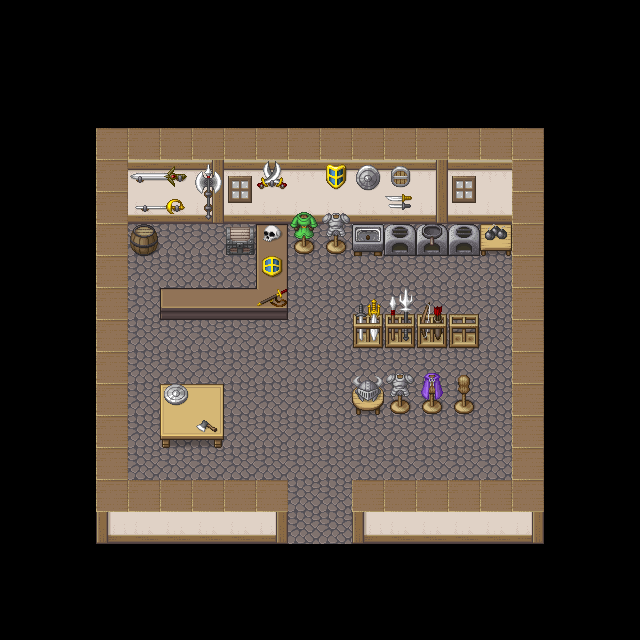

Tiled map render using the project's own tile images. Description and the map definition, with tile-layer contents summarised, below:
An orthogonal 20x20 tile map with 32x32 px tiles, 3 tile layers (ground, building, building_up), 2 tilesets and 3 objects (warp_overworld, shopkeeper).

<map version="1.4" tiledversion="1.4.2" orientation="orthogonal" renderorder="right-down" width="20" height="20" tilewidth="32" tileheight="32" infinite="0" nextlayerid="8" nextobjectid="13">
 <tileset firstgid="1" source="../pipoya/SampleMap/[A]Grass_pipo.tsx" />
 <tileset firstgid="529" source="../pipoya/SampleMap/[Base]BaseChip_pipo.tsx" />
 <layer id="1" name="ground" width="20" height="20">
  <data>[400 cells, 100 non-empty, 1 distinct tile ids]</data>
 </layer>
 <layer id="5" name="building" width="20" height="20">
  <data>[400 cells, 109 non-empty, 29 distinct tile ids]</data>
 </layer>
 <layer id="4" name="building_up" width="20" height="20">
  <data>[400 cells, 33 non-empty, 30 distinct tile ids]</data>
 </layer>
 <objectgroup id="3" name="spawn" opacity="0.45">
  <object id="1" gid="1558" x="305.709" y="524.34" width="32" height="32" />
 </objectgroup>
 <objectgroup id="6" name="warp" opacity="0.51">
  <object id="7" name="warp_overworld" gid="1556" x="288" y="579" width="63" height="35">
   <properties>
    <property name="basepath" value="pipoya/SampleMap/" />
    <property name="mapname" value="samplemap" />
    <property name="warp_x" value="1952" />
    <property name="warp_y" value="2200" />
   </properties>
  </object>
 </objectgroup>
 <objectgroup id="7" name="npc">
  <object id="11" name="shopkeeper" gid="1558" x="208" y="288" width="32" height="64">
   <properties>
    <property name="display_name" value="Goro the Blacksmith" />
    <property name="movement" value="wander" />
    <property name="sprite" value="1" />
    <property name="text" value="I'm the weapons shop keeper!" />
    <property name="type" value="npc" />
   </properties>
  </object>
 </objectgroup>
</map>
